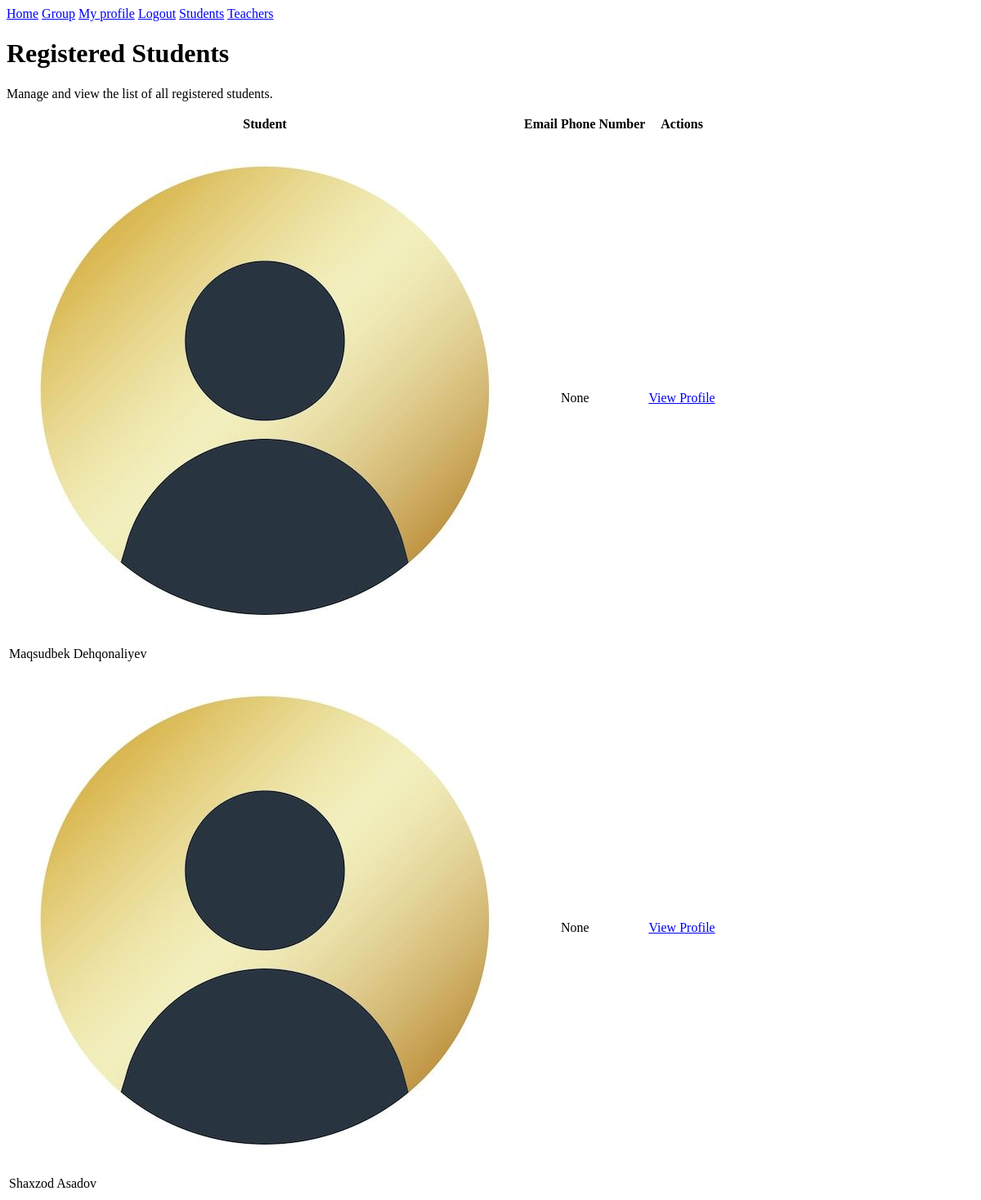
The page /manager/students (signed in) on the database as committed earlier.
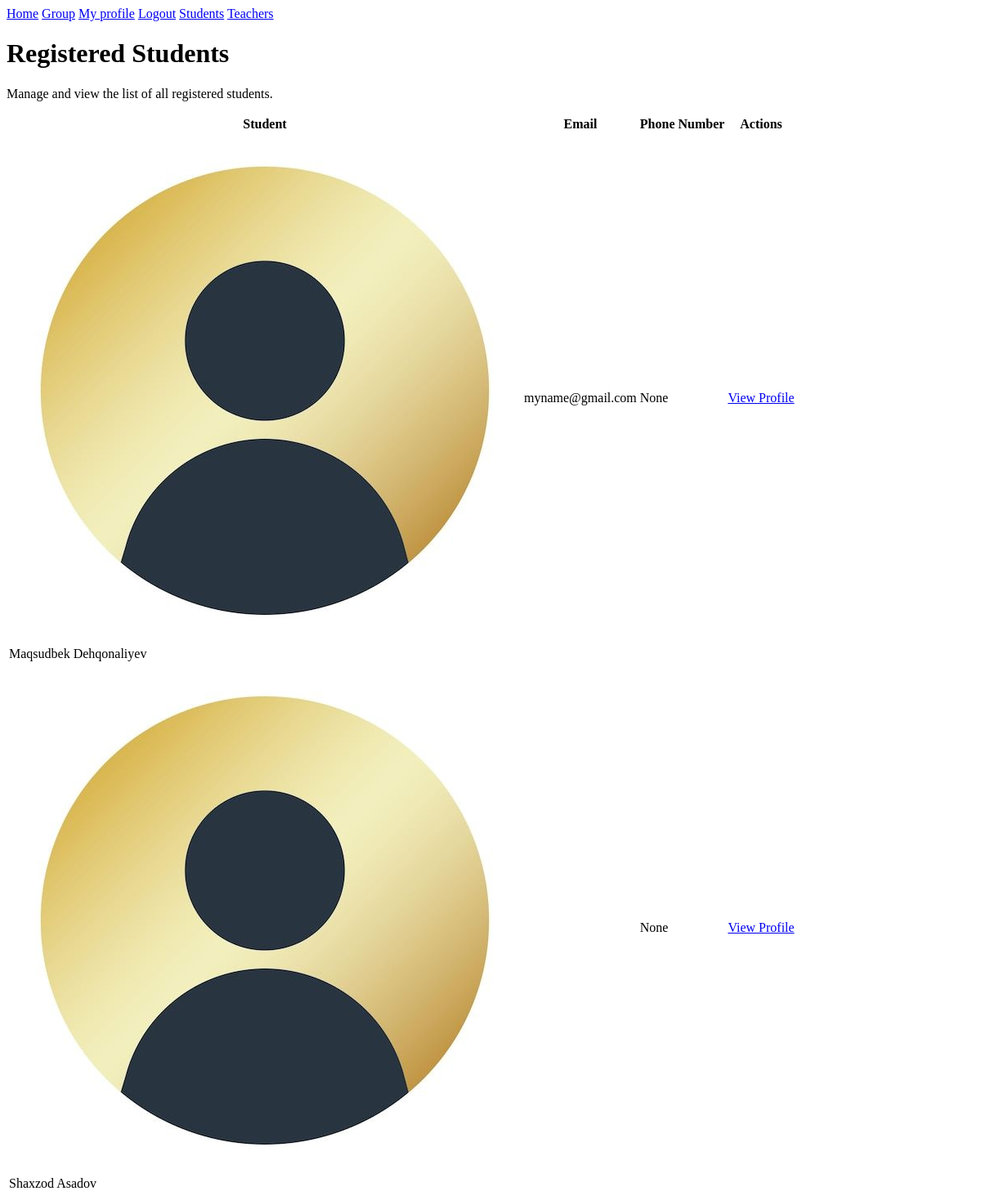
The same page on the database as committed later.
### home/models.py (models this page shows)
class CustomUser(AbstractUser):
    ROLE_CHOICES = (
        ('MANAGER', 'Manager'),
        ('TEACHER', 'Teacher'),
        ('STUDENT', 'Student'),
    )
    role = models.CharField(max_length=10, choices=ROLE_CHOICES, default='STUDENT')
    phone_num = models.CharField(max_length=12, blank=True, null=True)
    profile_img = models.ImageField(upload_to='avtrs/', default='default_user.jpg', blank=True)

### manager/views.py (the view)
# urls.py: path('students', students_list, name='mg-students-list'),
@login_required
def students_list(request):
    access_check = is_manager(request)
    if access_check:
        return access_check
    students = CustomUser.objects.filter(role='STUDENT')
    context = {
        'students': students
    }
    return render(request, 'manager/students.html', context)

### manager/views.py (called while the page is built)
def is_manager(request):
    if request.user.role != 'MANAGER':
        return redirect('no-access')
    return None

### templates/manager/students.html
{% extends 'mg-base.html' %}
{% block content %}
<div class="mb-8">
    <h1 class="text-2xl font-bold text-white mb-2">Registered Students</h1>
    <p class="text-slate-400">Manage and view the list of all registered students.</p>
</div>
<div class="bg-slate-800 border border-slate-700 rounded-xl overflow-hidden">
    <table class="w-full text-left text-sm text-slate-300">
        <thead class="bg-slate-900 text-slate-400 uppercase text-xs font-semibold">
            <tr>
                <th class="px-6 py-4">Student</th>
                <th class="px-6 py-4">Email</th>
                <th class="px-6 py-4">Phone Number</th>
                <th class="px-6 py-4 text-right">Actions</th>
            </tr>
        </thead>
        <tbody class="divide-y divide-slate-700">
            {% for student in students %}
            <tr class="hover:bg-slate-750 transition-colors">
                <td class="px-6 py-4 flex items-center gap-3">
                    <div class="w-7 h-7 shrink-0 rounded-full bg-gradient-to-br from-accent to-gold flex items-center justify-center text-[11px] font-display font-bold text-white overflow-hidden">
                        <img src="{{ student.profile_img.url }}" alt="{{ student.first_name }}" class="w-full h-full object-cover">
                    </div>
                    <span class="font-medium text-white">{{ student.first_name }} {{ student.last_name }}</span>
                </td>
                <td class="px-6 py-4">{{ student.email }}</td>
                <td class="px-6 py-4">{{ student.phone_num }}</td>
                <td class="px-6 py-4 text-right">
                    <a href="{% url 'mg-student-profile' student.username %}" class="text-indigo-400 hover:text-indigo-300">View Profile</a>
                </td>
            </tr>
            {% empty %}
            <tr>
                <td colspan="4" class="py-10 text-center text-slate-500">No students registered at the moment.</td>
            </tr>
            {% endfor %}
        </tbody>
    </table>
</div>
{% endblock %}

Rows that differ between the two databases and show on the page:
changed CustomUser "Maqsudbek": email (not shown) → "myname@gmail.com"
